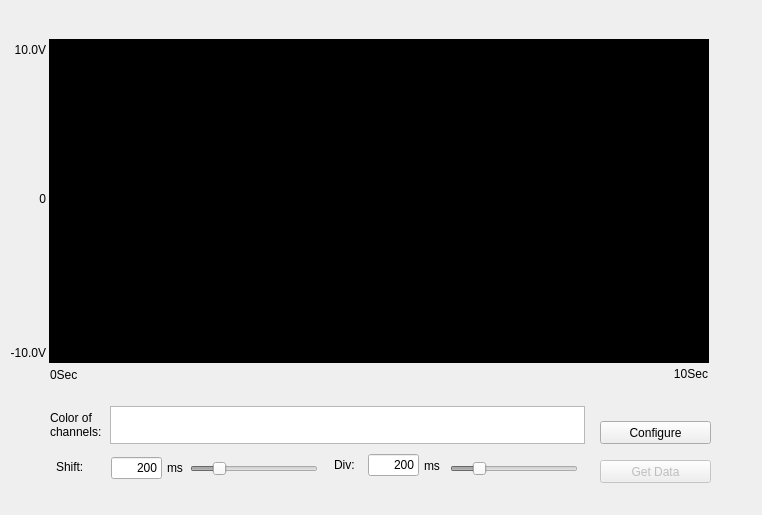
<?xml version="1.0" encoding="UTF-8"?>
<ui version="4.0">
 <class>AI_SynchronousOneBufferedAiClass</class>
 <widget class="QDialog" name="AI_SynchronousOneBufferedAiClass">
  <property name="geometry">
   <rect>
    <x>0</x>
    <y>0</y>
    <width>762</width>
    <height>515</height>
   </rect>
  </property>
  <property name="minimumSize">
   <size>
    <width>762</width>
    <height>515</height>
   </size>
  </property>
  <property name="maximumSize">
   <size>
    <width>762</width>
    <height>515</height>
   </size>
  </property>
  <property name="windowTitle">
   <string>AI_SynchronousOneBufferedAi</string>
  </property>
  <widget class="QSlider" name="sldShift">
   <property name="enabled">
    <bool>false</bool>
   </property>
   <property name="geometry">
    <rect>
     <x>190</x>
     <y>458</y>
     <width>128</width>
     <height>21</height>
    </rect>
   </property>
   <property name="minimum">
    <number>10</number>
   </property>
   <property name="maximum">
    <number>1000</number>
   </property>
   <property name="singleStep">
    <number>10</number>
   </property>
   <property name="value">
    <number>200</number>
   </property>
   <property name="orientation">
    <enum>Qt::Horizontal</enum>
   </property>
   <property name="tickPosition">
    <enum>QSlider::NoTicks</enum>
   </property>
  </widget>
  <widget class="QLabel" name="lblYCoordinateMin">
   <property name="geometry">
    <rect>
     <x>0</x>
     <y>345</y>
     <width>46</width>
     <height>16</height>
    </rect>
   </property>
   <property name="text">
    <string>-10.0V</string>
   </property>
   <property name="alignment">
    <set>Qt::AlignRight|Qt::AlignTrailing|Qt::AlignVCenter</set>
   </property>
  </widget>
  <widget class="QFrame" name="graphFrame">
   <property name="geometry">
    <rect>
     <x>49</x>
     <y>39</y>
     <width>660</width>
     <height>324</height>
    </rect>
   </property>
   <property name="styleSheet">
    <string notr="true">background-color: rgb(0, 0, 0);</string>
   </property>
   <property name="frameShape">
    <enum>QFrame::StyledPanel</enum>
   </property>
   <property name="frameShadow">
    <enum>QFrame::Raised</enum>
   </property>
  </widget>
  <widget class="QLabel" name="lblXCoordinateStart">
   <property name="geometry">
    <rect>
     <x>50</x>
     <y>367</y>
     <width>71</width>
     <height>16</height>
    </rect>
   </property>
   <property name="text">
    <string>0Sec</string>
   </property>
   <property name="alignment">
    <set>Qt::AlignLeading|Qt::AlignLeft|Qt::AlignVCenter</set>
   </property>
  </widget>
  <widget class="QLabel" name="lblShiftUnit">
   <property name="geometry">
    <rect>
     <x>167</x>
     <y>460</y>
     <width>16</width>
     <height>16</height>
    </rect>
   </property>
   <property name="text">
    <string>ms</string>
   </property>
   <property name="alignment">
    <set>Qt::AlignLeading|Qt::AlignLeft|Qt::AlignVCenter</set>
   </property>
  </widget>
  <widget class="QLineEdit" name="edtShiftValue">
   <property name="geometry">
    <rect>
     <x>111</x>
     <y>457</y>
     <width>51</width>
     <height>22</height>
    </rect>
   </property>
   <property name="text">
    <string>200</string>
   </property>
   <property name="alignment">
    <set>Qt::AlignRight|Qt::AlignTrailing|Qt::AlignVCenter</set>
   </property>
   <property name="readOnly">
    <bool>true</bool>
   </property>
  </widget>
  <widget class="QLabel" name="lblYCoordinateMid">
   <property name="geometry">
    <rect>
     <x>0</x>
     <y>191</y>
     <width>46</width>
     <height>16</height>
    </rect>
   </property>
   <property name="text">
    <string>0</string>
   </property>
   <property name="alignment">
    <set>Qt::AlignRight|Qt::AlignTrailing|Qt::AlignVCenter</set>
   </property>
  </widget>
  <widget class="QListWidget" name="listWidget">
   <property name="geometry">
    <rect>
     <x>110</x>
     <y>406</y>
     <width>475</width>
     <height>38</height>
    </rect>
   </property>
   <property name="verticalScrollBarPolicy">
    <enum>Qt::ScrollBarAlwaysOff</enum>
   </property>
   <property name="horizontalScrollBarPolicy">
    <enum>Qt::ScrollBarAlwaysOff</enum>
   </property>
   <property name="selectionMode">
    <enum>QAbstractItemView::NoSelection</enum>
   </property>
   <property name="flow">
    <enum>QListView::LeftToRight</enum>
   </property>
   <property name="isWrapping" stdset="0">
    <bool>true</bool>
   </property>
  </widget>
  <widget class="QPushButton" name="btnGetData">
   <property name="enabled">
    <bool>false</bool>
   </property>
   <property name="geometry">
    <rect>
     <x>600</x>
     <y>460</y>
     <width>111</width>
     <height>23</height>
    </rect>
   </property>
   <property name="text">
    <string>Get Data</string>
   </property>
   <property name="autoDefault">
    <bool>false</bool>
   </property>
  </widget>
  <widget class="QLabel" name="lblColor">
   <property name="geometry">
    <rect>
     <x>50</x>
     <y>406</y>
     <width>61</width>
     <height>38</height>
    </rect>
   </property>
   <property name="text">
    <string>Color of
channels:</string>
   </property>
   <property name="alignment">
    <set>Qt::AlignLeading|Qt::AlignLeft|Qt::AlignVCenter</set>
   </property>
  </widget>
  <widget class="QLabel" name="lblYCoordinateMax">
   <property name="geometry">
    <rect>
     <x>0</x>
     <y>40</y>
     <width>46</width>
     <height>20</height>
    </rect>
   </property>
   <property name="text">
    <string>10.0V</string>
   </property>
   <property name="alignment">
    <set>Qt::AlignRight|Qt::AlignTrailing|Qt::AlignVCenter</set>
   </property>
  </widget>
  <widget class="QLabel" name="lblShift">
   <property name="geometry">
    <rect>
     <x>56</x>
     <y>459</y>
     <width>51</width>
     <height>16</height>
    </rect>
   </property>
   <property name="text">
    <string>Shift:</string>
   </property>
   <property name="alignment">
    <set>Qt::AlignLeading|Qt::AlignLeft|Qt::AlignVCenter</set>
   </property>
  </widget>
  <widget class="QLabel" name="lblXCoordinateEnd">
   <property name="geometry">
    <rect>
     <x>618</x>
     <y>366</y>
     <width>90</width>
     <height>16</height>
    </rect>
   </property>
   <property name="text">
    <string>10Sec</string>
   </property>
   <property name="alignment">
    <set>Qt::AlignRight|Qt::AlignTrailing|Qt::AlignVCenter</set>
   </property>
  </widget>
  <widget class="QPushButton" name="btnConfigure">
   <property name="enabled">
    <bool>true</bool>
   </property>
   <property name="geometry">
    <rect>
     <x>600</x>
     <y>421</y>
     <width>111</width>
     <height>23</height>
    </rect>
   </property>
   <property name="text">
    <string>Configure</string>
   </property>
   <property name="autoDefault">
    <bool>false</bool>
   </property>
  </widget>
  <widget class="QSlider" name="sldDiv">
   <property name="enabled">
    <bool>false</bool>
   </property>
   <property name="geometry">
    <rect>
     <x>450</x>
     <y>458</y>
     <width>128</width>
     <height>21</height>
    </rect>
   </property>
   <property name="minimum">
    <number>10</number>
   </property>
   <property name="maximum">
    <number>1000</number>
   </property>
   <property name="singleStep">
    <number>10</number>
   </property>
   <property name="value">
    <number>200</number>
   </property>
   <property name="orientation">
    <enum>Qt::Horizontal</enum>
   </property>
   <property name="tickPosition">
    <enum>QSlider::NoTicks</enum>
   </property>
  </widget>
  <widget class="QLabel" name="lblDivUnit">
   <property name="geometry">
    <rect>
     <x>424</x>
     <y>458</y>
     <width>16</width>
     <height>16</height>
    </rect>
   </property>
   <property name="text">
    <string>ms</string>
   </property>
   <property name="alignment">
    <set>Qt::AlignLeading|Qt::AlignLeft|Qt::AlignVCenter</set>
   </property>
  </widget>
  <widget class="QLineEdit" name="edtDivValue">
   <property name="geometry">
    <rect>
     <x>368</x>
     <y>454</y>
     <width>51</width>
     <height>22</height>
    </rect>
   </property>
   <property name="text">
    <string>200</string>
   </property>
   <property name="alignment">
    <set>Qt::AlignRight|Qt::AlignTrailing|Qt::AlignVCenter</set>
   </property>
   <property name="readOnly">
    <bool>true</bool>
   </property>
  </widget>
  <widget class="QLabel" name="lblDiv">
   <property name="geometry">
    <rect>
     <x>334</x>
     <y>457</y>
     <width>31</width>
     <height>16</height>
    </rect>
   </property>
   <property name="text">
    <string>Div:</string>
   </property>
   <property name="alignment">
    <set>Qt::AlignLeading|Qt::AlignLeft|Qt::AlignVCenter</set>
   </property>
  </widget>
 </widget>
 <layoutdefault spacing="6" margin="11"/>
 <tabstops>
  <tabstop>btnConfigure</tabstop>
  <tabstop>btnGetData</tabstop>
  <tabstop>sldShift</tabstop>
  <tabstop>sldDiv</tabstop>
  <tabstop>listWidget</tabstop>
  <tabstop>edtShiftValue</tabstop>
  <tabstop>edtDivValue</tabstop>
 </tabstops>
 <resources/>
 <connections/>
</ui>
